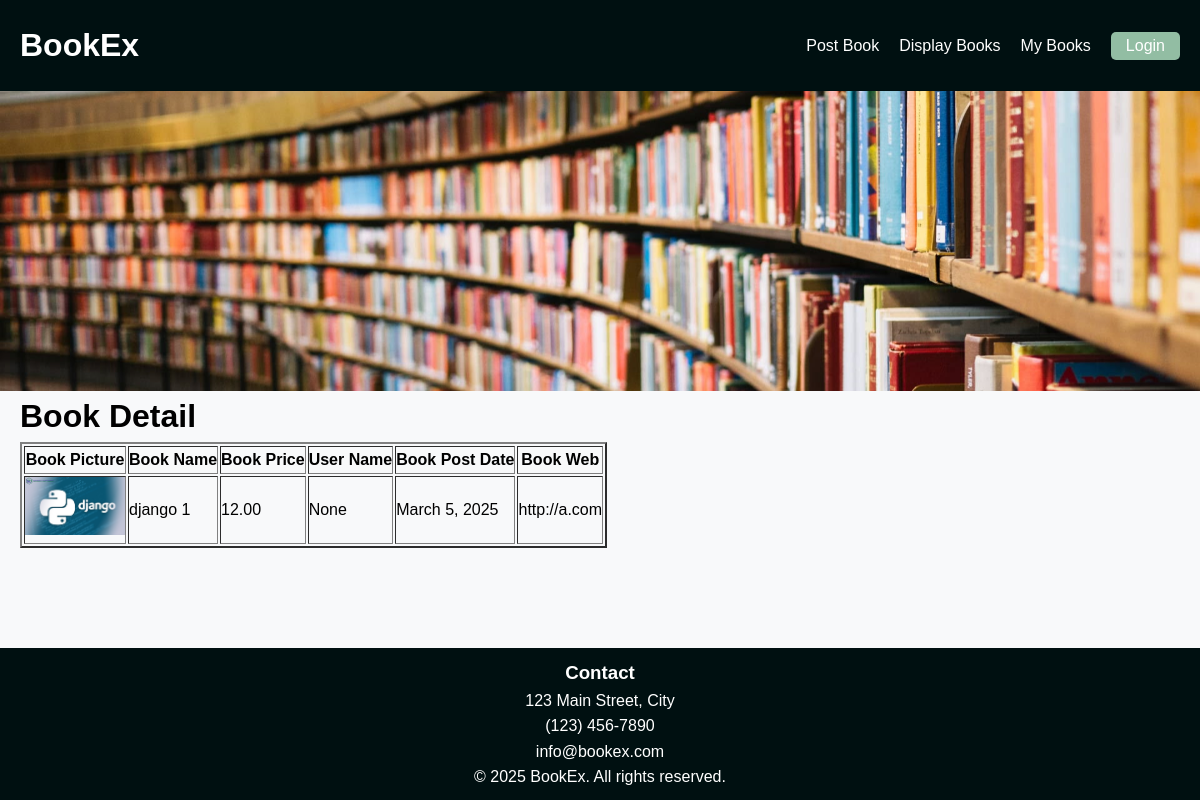
Page /book_detail/1 on the committed database.
### bookMng/models.py (models this page shows, shortened)
class MainMenu(models.Model):
    item = models.CharField(max_length=300, unique=True)
    link = models.CharField(max_length=300, unique=True)

class Book(models.Model):
    name = models.CharField(max_length=200)
    web = models.URLField(max_length=300)
    price = models.DecimalField(decimal_places=2, max_digits=8)
    publishdate = models.DateField(auto_now=True)
    picture = models.FileField(upload_to='bookEx/static/uploads')
    pic_path = models.CharField(max_length=300, editable=False, blank=True)
    username = models.ForeignKey(User, blank=True, null=True, on_delete=models.CASCADE)

### bookMng/views.py (the view)
# urls.py: path('book_detail/<int:book_id>', views.book_detail, name='book_detail'),
def book_detail(request, book_id):
    book = Book.objects.get(id=book_id)
    book.pic_path = book.picture.url[14:]
    return render(request,
                  'bookMng/book_detail.html',
                  {
                      'item_list': MainMenu.objects.all(),
                      'book': book
                  })

### bookEx/templates/bookMng/book_detail.html
{% extends "base.html" %}
{% load static %}
{% block navbar %}
{% for item in item_list %}
<li>
	<a href="{{ item.link }}"> {{ item.item }} </a>
</li>
{% endfor %}
{% endblock navbar %}
{% block content %}
<h1>Book Detail</h1>
<table border="2">
	<tr>
		<th>
			Book Picture
		</th>
		<th>
			Book Name
		</th>
		<th>
			Book Price
		</th>
		<th>
			User Name
		</th>
		<th>
			Book Post Date
		</th>
		<th>
			Book Web
		</th>
	</tr>
	<tr>
		<td>
			<img src="{% static book.pic_path %}" width="100"/>
		</td>
		<td>
			{{ book.name }}
		</td>
		<td>
			{{ book.price }}
		</td>
		<td>
			{{ book.username }}
		</td>
		<td>
			{{ book.publishdate }}
		</td>
		<td>
			{{ book.web }}
		</td>
	</tr>
</table>
{% endblock content %}

### bookEx/static/base.css (style rules this page uses)
:root { --color-primary: #70ABAF; --color-secondary: #767676; --color-accent: #FF1053; --color-background-light: #F8F9FA; --color-background-dark: #001011; --color-text-dark: #001011; --color-text-light: #FFFFFF; }
* { margin: 0; padding: 0; box-sizing: border-box; }
body { font-family: Arial, sans-serif; line-height: 1.6; background: var(--color-background-light); display: flex; flex-direction: column; min-height: 100vh; }
header .navbar a, header .nav-container .logo a, header .nav-container .logo a:visited, header .login a, header .login a:visited { color: var(--color-text-light); text-decoration: none; }

### rows in the picture
MainMenu: item "Post Book"
MainMenu: item "Display Books"
MainMenu: item "My Books"
Book: name "django 1", price "12.00", username "None", publishdate "March 5, 2025", web "http://a.com"
